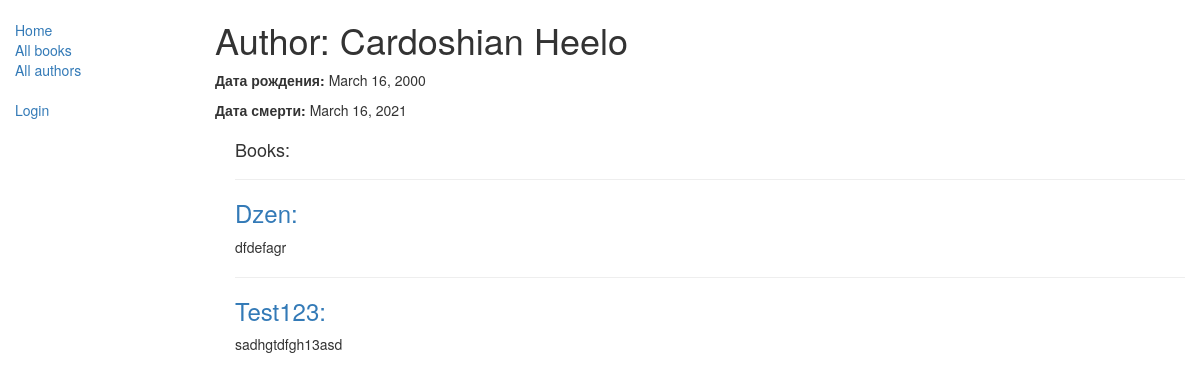
The app's page /catalog/author/1 with its own data.
### catalog/models.py (models this page shows, shortened)
class Author(models.Model):
    first_name = models.CharField(max_length=100)
    last_name = models.CharField(max_length=100)
    date_of_birth = models.DateField(null=True, blank=True)
    date_of_death = models.DateField('died', null=True, blank=True)

class Book(models.Model):
    title = models.CharField(max_length=200)
    author = models.ForeignKey('Author', on_delete=models.SET_NULL, null=True)
    summary = models.TextField(max_length=1000, help_text="Описание книги")
    isbn = models.CharField('ISBN', max_length=13, help_text="13 символов")
    genre = models.ManyToManyField(Genre, help_text="Выберите жанр книги")
    language = models.ForeignKey('Language', on_delete=models.SET_NULL, null=True)
    def __str__(self):
        return self.title
    def display_genre(self):
        return ', '.join([genre.name for genre in self.genre.all()[:3] ])
    display_genre.short_description = 'Genre'

### catalog/views.py (the view)
# urls.py: url(r'^author/(?P<pk>\d+)$', views.AuthorDetailView.as_view(), name='author-detail'),
class AuthorDetailView(generic.DetailView):
    model = Author

### catalog/templates/catalog/author_detail.html
{% extends "base_generic.html" %}
{% block content %}
  <h1>Author: {{ author.last_name }} {{ author.first_name }}</h1>
  <p><strong>Дата рождения:</strong> {{ author.date_of_birth }}</p>
  <p><strong>Дата смерти:</strong> {{ author.date_of_death }}</p>
  <div style="margin-left:20px;margin-top:20px">
    <h4>Books:</h4>
    {% for book in author.book_set.all %}
      <hr>
      <h3> <a href="{% url 'book-detail' book.author.pk %}"> {{book}}: </a></h3>
      <p> {{ book.summary }} </p>
    {% endfor %}
  </div>
{% endblock %}

### records on screen
Author: last_name "Cardoshian", first_name "Heelo", date_of_birth "March 16, 2000", date_of_death "March 16, 2021"
Book: title "Dzen", summary "dfdefagr"
Book: title "Test123", summary "sadhgtdfgh13asd"
